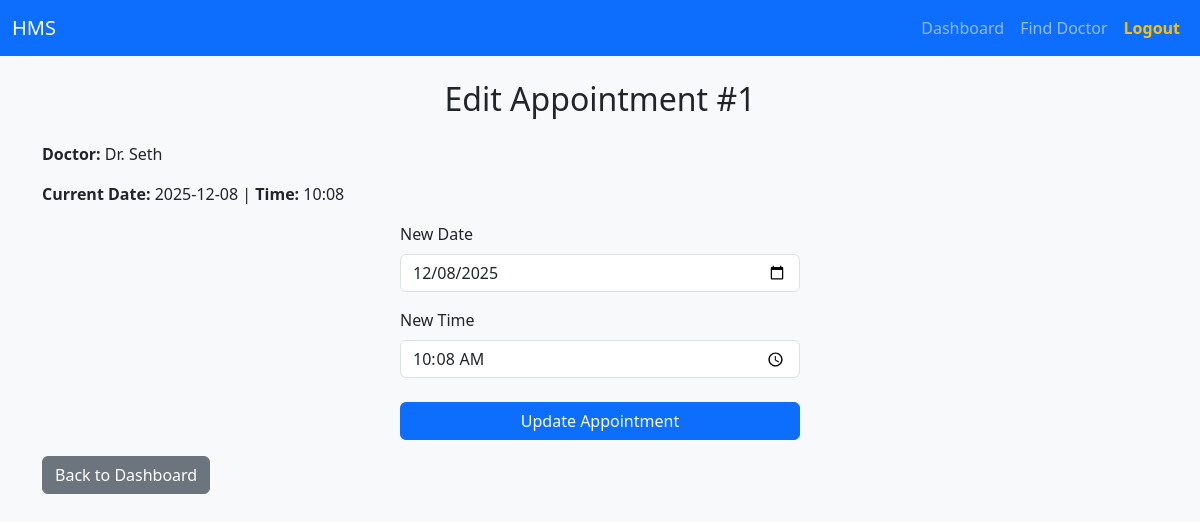
Screenshot of /patient/edit/1 (signed in) with the database file from the repository.
### tables this page shows
CREATE TABLE appointments (
            id INTEGER PRIMARY KEY AUTOINCREMENT,
            patient_id INTEGER,
            doctor_id INTEGER,
            date TEXT,
            time TEXT,
            status TEXT CHECK(status IN ('Booked', 'Completed', 'Cancelled')),
            FOREIGN KEY (patient_id) REFERENCES patients(id),
            FOREIGN KEY (doctor_id) REFERENCES doctors(id)
        );

CREATE TABLE doctors (
            id INTEGER PRIMARY KEY AUTOINCREMENT,
            name TEXT,
            specialization TEXT,
            department_id INTEGER,
            contact TEXT,
            availability TEXT,
            user_ref INTEGER UNIQUE,
            FOREIGN KEY (user_ref) REFERENCES users(id),
            FOREIGN KEY (department_id) REFERENCES departments(id)
        );

### controllers/patient.py (the view, shortened to what this page needs)
@patient_blueprint.route("/edit/<int:apt_id>", methods=["GET", "POST"])
@patient_required
def edit_appointment(apt_id):
    db = start_connection()
    cur = db.cursor()
    cur.execute("""
        SELECT a.*, d.name AS doctor_name
        FROM appointments a
        JOIN doctors d ON a.doctor_id = d.id
        WHERE a.id = ?
    """, (apt_id,))
    apt = cur.fetchone()
    if not apt:
        flash("Appointment not found.", "error")
        return redirect(url_for("patient.dashboard"))
    return render_template("patient/edit.html", apt=apt)

### app.py (called while the page is built)
@app.teardown_appcontext
def teardown_database(exception):
    close_connection()

### controllers/patient.py (called while the page is built)
def patient_required(fn):
    @wraps(fn)
    def secured_route(*args, **kwargs):
        if session.get("role") != "patient":
            flash("Please login as a patient to continue.", "error")
            return redirect("/login")
        return fn(*args, **kwargs)
    return secured_route

### database.py (called while the page is built)
def start_connection():     #If connection does not exist, create a new one
    conn = getattr(g, "db_connection", None)
    if conn is None:
        conn = sqlite3.connect(db)
        conn.row_factory = sqlite3.Row
        g.db_connection = conn
    return g.db_connection

def close_connection(error=None):
    conn = getattr(g, "db_connection", None)
    if conn is not None:
        conn.close()

### templates/patient/edit.html
{% extends "layout.html" %}
{% block content %}
<h2 class="mb-4 text-center">Edit Appointment #{{ apt.id }}</h2>
<p><strong>Doctor:</strong> {{ apt.doctor_name }}</p>
<p><strong>Current Date:</strong> {{ apt.date }} | <strong>Time:</strong> {{ apt.time }}</p>
<form method="POST" class="mx-auto" style="max-width: 400px;">
    <div class="mb-3">
        <label class="form-label">New Date</label>
        <input type="date" name="date" class="form-control" required value="{{ apt.date }}">
    </div>
    <div class="mb-3">
        <label class="form-label">New Time</label>
        <input type="time" name="time" class="form-control" required value="{{ apt.time }}">
    </div>
    <button class="btn btn-primary w-100 mt-2">Update Appointment</button>
</form>
<a href="{{ url_for('patient.dashboard') }}" class="btn btn-secondary mt-3">Back to Dashboard</a>
{% endblock %}

### static/css/custom.css (style rules this page uses)
body { background-color: #f7f9fc; }

### rows the page displays
appointments: id "1", date "2025-12-08", time "10:08", date "12/08/2025"
doctors: doctor_name "Dr. Seth"
